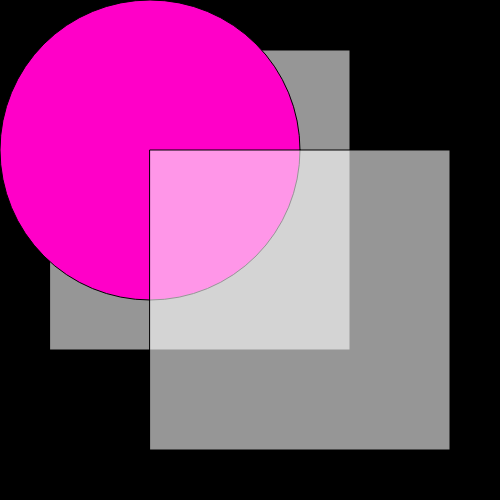
Frame 1 (no input)
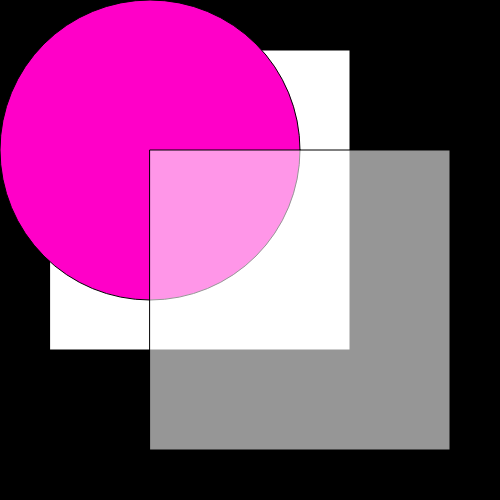
Frame 60 (no input)
Frame 120 (the mouse pressed at the canvas centre since frame 60): identical to frame 60, image omitted

The p5.js sketch that drew these frames (run headless with seeded random() and noise() and a simulated clock; from frame 60 on, the mouse is pressed at the canvas centre):

// p5.js sketch
// ── sketch.js
let gris = 150
let colorRojo = 255
let colorVerde = 0
let colorAzul = 200

function setup(){
	createCanvas(500,500)
}

function draw(){
	background(0)
	fill(gris)
	rect(50,50,300,300)
	//gris = gris + 150
	gris += 150
	gris ++; // gris = gris + 1
	gris --; // gris = gris - 1

	fill(colorRojo,colorVerde,colorAzul)
	ellipse(150,150,300,300)
	fill(gris + 155 , 150) // Cuadrado con transparencia
	rect(150,150,300,300)

}
